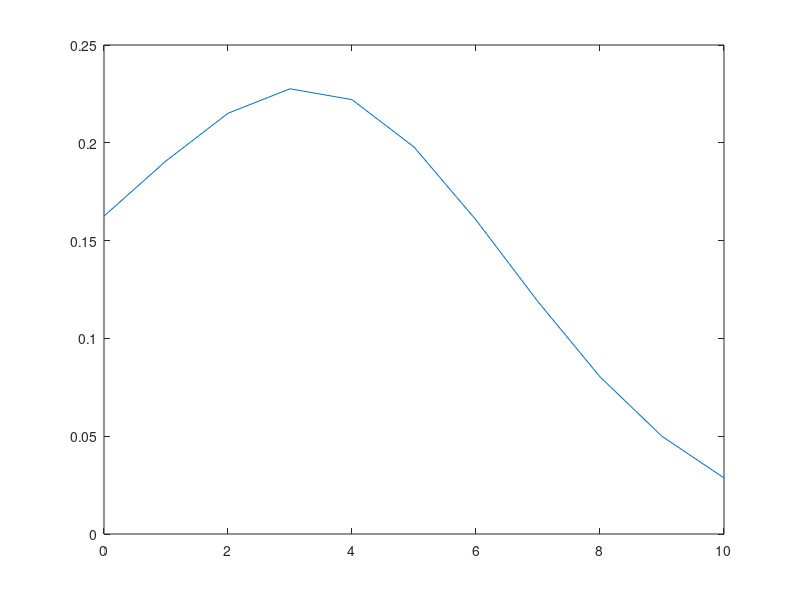

Write MATLAB code to recreate this figure.
mu = 0.4;
lambda = 0.3;
t = 6;

f = @(z) exp(-mu / lambda ./ z) .* exp(mu / lambda .* (z - (z - 1) .* exp(lambda * t)) ./ z) .* z ./ (z - (z - 1) .* exp(lambda * t));
g = @(u) f(exp(1i .* u));
h = @(w) 1 / sqrt(2 * pi) .* real(integral(@(u) g(u) .* exp(1i .* u .* w), -pi, pi, "ArrayValued", true));

x = 0 : 1 : 10;
y = h(x)
sum(y)
plot(x, y);